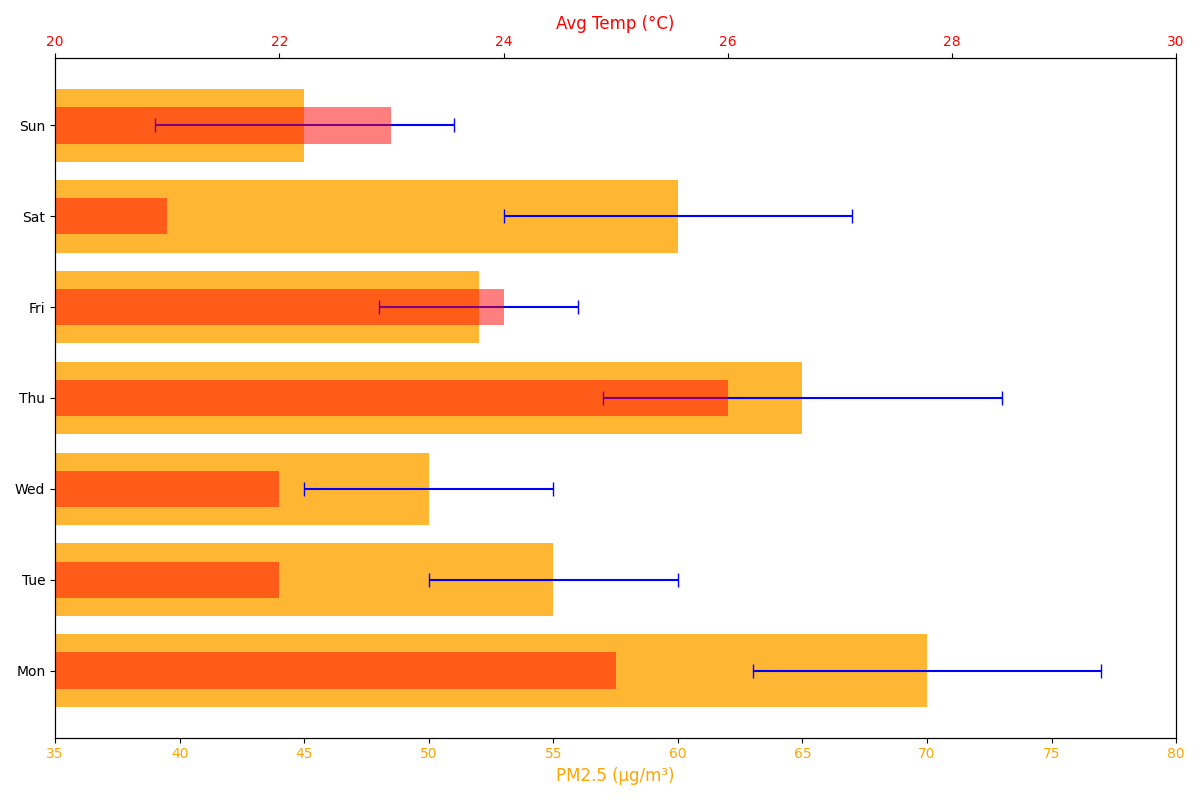

This figure's Python source:
import matplotlib.pyplot as plt
import numpy as np

days = ["Mon", "Tue", "Wed", "Thu", "Fri", "Sat", "Sun"]

pm25_conc = np.array([70, 55, 50, 65, 52, 60, 45])
pm25_var = np.array([7, 5, 5, 8, 4, 7, 6])
avg_temp = np.array([25, 22, 22, 26, 24, 21, 23])

fig, ax1 = plt.subplots(figsize=(12, 8))

ax1.barh(days, pm25_conc, xerr=pm25_var, color='orange', ecolor='blue', capsize=5, alpha=0.8)
ax1.set_xlabel("PM2.5 (µg/m³)", fontsize=12, color='orange')
ax1.set_xlim(35, 80)
ax1.set_xticks(np.arange(35, 85, 5))
ax1.tick_params(axis='x', labelcolor='orange')

ax2 = ax1.twiny()
ax2.barh(days, avg_temp, color='red', alpha=0.5, height=0.4)
ax2.set_xlabel("Avg Temp (°C)", fontsize=12, color='red')
ax2.set_xlim(20, 30)
ax2.tick_params(axis='x', labelcolor='red')

plt.tight_layout()
plt.show()
